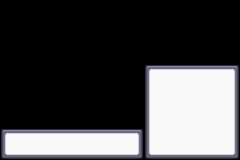

Below is a game level as drawn by its tile map, then a one-line description and the .tmx that defines it (tile-layer data replaced by summaries):
An orthogonal 30x20 tile map with 8x8 px tiles, 1 tile layer (Tile Layer 1).

<map version="1.0" orientation="orthogonal" width="30" height="20" tilewidth="8" tileheight="8">
 <tileset firstgid="1" name="1" tilewidth="8" tileheight="8">
  <image source="../TileSets/Borders/1.png" width="72" height="8" />
 </tileset>
 <layer name="Tile Layer 1" width="30" height="20">
  <data>[600 cells, 216 non-empty, 9 distinct tile ids]</data>
 </layer>
</map>
